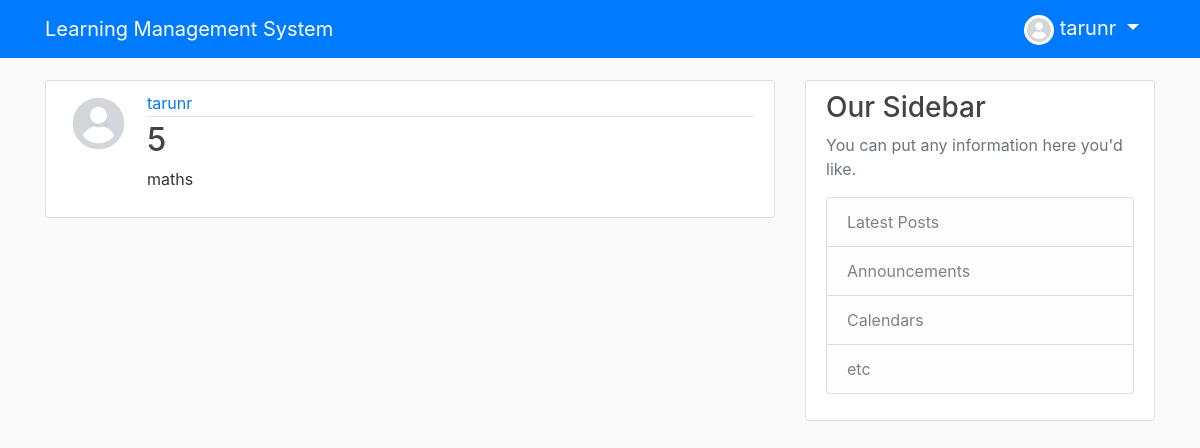
Page /post/1/ (signed in) on the committed database.
### users/models.py (models this page shows, shortened)
class Profile(models.Model):
    user = models.OneToOneField(User, on_delete=models.CASCADE)
    image = models.ImageField(default='default.jpg', upload_to='profile_pics')

### blog/models.py (models this page shows, shortened)
class Post(models.Model):
    subject = models.CharField(max_length=100)
    section = models.CharField(max_length=60, choices=[("1","1"),("2","2"),("3","3"),("4","4"),("5","5"),("6","6"),("7","7"),("8","8"),("9","9"),("10","10"),("To be Filled","To be Filled")], default="To be Filled")
    instructor = models.ForeignKey(User, on_delete = models.CASCADE)

### blog/views.py (the view)
# urls.py: path('post/<int:pk>/', PostDetailView.as_view(), name='post-detail'),
class PostDetailView(DetailView):
    model = Post

### blog/templates/blog/post_detail.html (shortened to what this page needs)
{% extends "blog/base.html" %}
{% block content %}
                <article class="media content-section">
                        <img class="rounded-circle article-img" src="{{ object.instructor.profile.image.url }}">
                        <div class="media-body">
                                <div class="article-metadata">
                                        <a class="mr-2" href="{% url 'user-posts' object.instructor.username %}">{{ object.instructor }}</a>
                                </div>
                                <h2 class="article-title">{{ object.section }}</h2>
                                <p class="article-content">{{ object.subject }}</p>
                        </div>
                </article>
{% endblock content %}

### blog/templates/blog/base.html (shortened to what this page needs)
{% load static %}
<!DOCTYPE html>
<html>
        <head>
    		<link rel="stylesheet" href="https://stackpath.bootstrapcdn.com/bootstrap/4.5.1/css/bootstrap.min.css">
		<link rel="stylesheet" type="text/css" href="{% static 'blog/main.css' %}">
        </head>
        <body>
		<header class="site-header">
  			<nav class="navbar navbar-expand-md navbar-dark bg-primary fixed-top">
    				<div class="container">
					<a class="navbar-brand mr-4" >Learning Management System</a>
      					<div class="collapse navbar-collapse" id="navbarToggle">
        					<div class="navbar-nav">
							{% if user.is_authenticated %}
								<li class="nav-item dropdown">
									<a class="navbar-brand dropdown-toggle" href="#" id="navbarDropdown" role="button" data-toggle="dropdown" aria-haspopup="true" aria-expanded="false">
										<img class="rounded-circle" width="30" height="30" src="{{ user.profile.image.url }}">
										{{ user.username }}
									</a>
      								</li>
							{% endif %}
        					</div>
      					</div>
    				</div>
  			</nav>
		</header>
		<main role="main" class="container">
  			<div class="row">
    				<div class="col-md-8">
      					{% block content %}{% endblock %}
    				</div>
    				<div class="col-md-4">
      					<div class="content-section">
        					<h3>Our Sidebar</h3>
        					<p class='text-muted'>You can put any information here you'd like.
          					<ul class="list-group">
            						<li class="list-group-item list-group-item-light">Latest Posts</li>
            						<li class="list-group-item list-group-item-light">Announcements</li>
            						<li class="list-group-item list-group-item-light">Calendars</li>
            						<li class="list-group-item list-group-item-light">etc</li>
          					</ul>
        					</p>
      					</div>
    				</div>
  			</div>
		</main>
        </body>
</html>

### blog/static/blog/main.css (style rules this page uses)
body { background: #fafafa; color: #333333; margin-top: 5rem; }
h1, h2, h3, h4, h5, h6 { color: #444444; }
ul { margin: 0; }
.content-section { background: #ffffff; padding: 10px 20px; border: 1px solid #dddddd; border-radius: 3px; margin-bottom: 20px; }
.article-title { color: #444444; }
.article-content { white-space: pre-line; }
.article-img { height: 65px; width: 65px; margin-right: 16px; }
.article-metadata { padding-bottom: 1px; margin-bottom: 4px; border-bottom: 1px solid #e3e3e3 }

### rows in the picture
Post: instructor.profile.image (placeholder picture), instructor "tarunr", section "5", subject "maths"

### other values in the picture
{{ user.username }} "tarunr"
